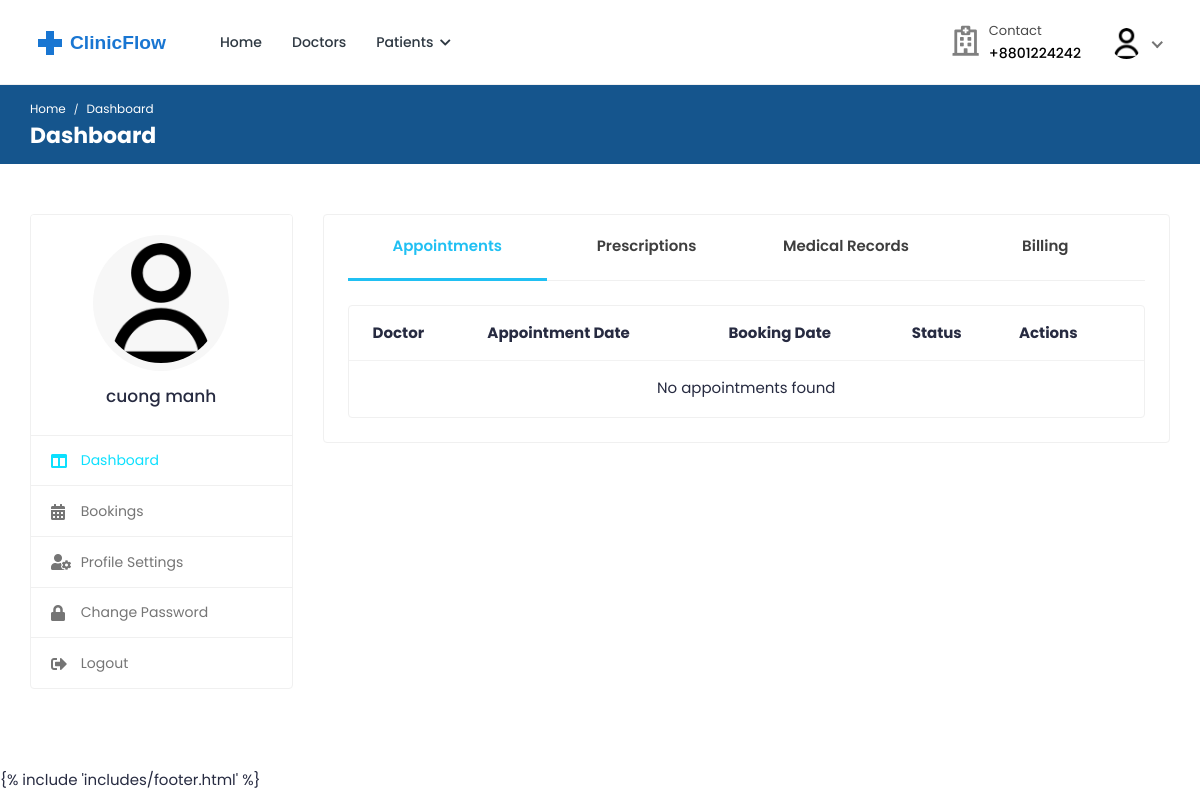
Page /patients/dashboard/ (signed in) on the earlier database version.
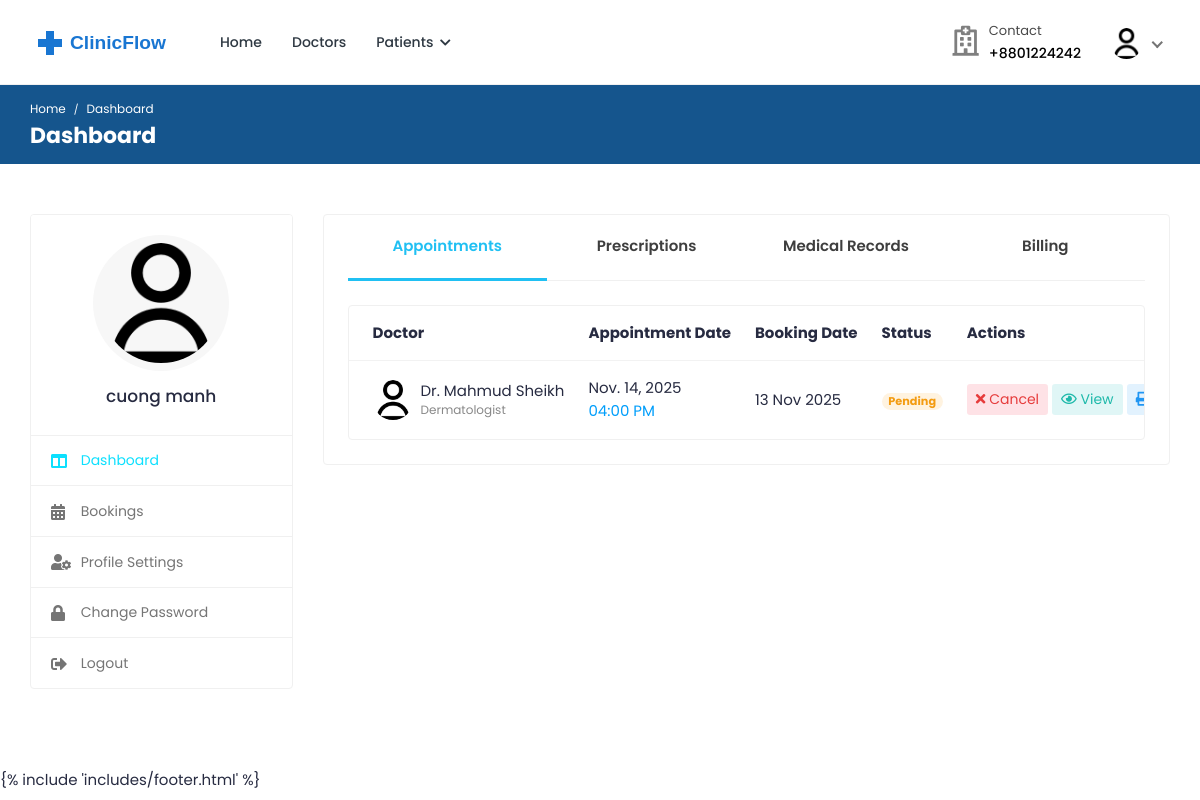
Same page on the later database version.
### bookings/models.py (models this page shows, shortened)
class Booking(models.Model):
    doctor = models.ForeignKey(
        settings.AUTH_USER_MODEL,
        on_delete=models.CASCADE,
        related_name="appointments",
        limit_choices_to={"role": "doctor"},
    )
    patient = models.ForeignKey(
        settings.AUTH_USER_MODEL,
        on_delete=models.CASCADE,
        related_name="patient_appointments",
        limit_choices_to={"role": "patient"},
    )
    appointment_date = models.DateField()
    appointment_time = models.TimeField()
    booking_date = models.DateTimeField(auto_now_add=True)
    status = models.CharField(
        max_length=20,
        choices=[
            ("pending", "Pending"),
            ("confirmed", "Confirmed"),
            ("completed", "Completed"),
            ("cancelled", "Cancelled"),
            ("no_show", "No Show"),
        ],
        default="pending",
    )
    class Meta:
        ordering = ["-appointment_date", "-appointment_time"]
        unique_together = ["doctor", "appointment_date", "appointment_time"]

### accounts/models.py (models this page shows, shortened)
class Profile(models.Model):
    user = models.OneToOneField(
        User, on_delete=models.CASCADE, related_name="profile"
    )
    avatar = models.ImageField(
        default="defaults/user.png", upload_to=profile_photo_directory_path
    )
    phone = models.CharField(max_length=20, blank=True, null=True)
    dob = models.DateField(blank=True, null=True)
    about = models.TextField(blank=True, null=True)
    specialization = models.CharField(max_length=255, blank=True, null=True)
    gender = models.CharField(
        max_length=10,
        choices=[("male", "Male"), ("female", "Female"), ("other", "Other")],
        blank=True,
    )
    address = models.TextField(blank=True, null=True)
    city = models.CharField(max_length=100, blank=True)
    state = models.CharField(max_length=100, blank=True)
    postal_code = models.CharField(max_length=20, blank=True)
    country = models.CharField(max_length=100, blank=True)
    price_per_consultation = models.DecimalField(
        max_digits=10, decimal_places=2, null=True, blank=True
    )
    is_available = models.BooleanField(default=True)
    blood_group = models.CharField(
        max_length=5,
        choices=[
            ("A+", "A+"),
            ("A-", "A-"),
            ("B+", "B+"),
            ("B-", "B-"),
            ("O+", "O+"),
            ("O-", "O-"),
            ("AB+", "AB+"),
            ("AB-", "AB-"),
        ],
        blank=True,
        null=True,
    )
    allergies = models.TextField(blank=True, null=True)
    medical_conditions = models.TextField(blank=True, null=True)
    @property
    def image(self):
        return (
            self.avatar.url
            if self.avatar.storage.exists(self.avatar.name)
            else "{}defaults/user.png".format(settings.MEDIA_URL)
        )

class User(AbstractUser):
    class RoleChoices(models.TextChoices):
        DOCTOR = "doctor", "Doctor"
        PATIENT = "patient", "Patient"
    username = models.CharField(max_length=30, unique=True)
    role = models.CharField(
        choices=RoleChoices.choices,
        max_length=20,
        default="patient",
        error_messages={"required": "Role must be provided"},
    )
    email = models.EmailField(
        blank=True,
        error_messages={
            "unique": "A user with that email already exists.",
        },
    )
    first_name = models.CharField(max_length=150, blank=True)
    last_name = models.CharField(max_length=150, blank=True)
    registration_number = models.IntegerField(null=True, blank=True)
    USERNAME_FIELD = "username"
    REQUIRED_FIELDS = []
    objects = CustomUserManager()
    def get_full_name(self):
        full_name = "%s %s" % (self.first_name, self.last_name)
        return full_name.strip() or self.username

### patients/views.py (the view)
# urls.py: path("dashboard/", PatientDashboardView.as_view(), name="dashboard"),
class PatientDashboardView(PatientRequiredMixin, TemplateView):
    template_name = "patients/dashboard.html"
    def get_context_data(self, **kwargs):
        context = super().get_context_data(**kwargs)
        context["appointments"] = (
            Booking.objects.select_related("doctor", "doctor__profile")
            .filter(patient=self.request.user)
            .order_by("-appointment_date", "-appointment_time")
        )
        return context

### accounts/managers.py (called while the page is built)
    def get(self, *args, **kwargs):
        return super().select_related("profile").get(*args, **kwargs)

### mixins/custom_mixins.py (called while the page is built)
    def dispatch(self, request, *args, **kwargs):
        if not request.user.is_authenticated:
            return super().dispatch(request, *args, **kwargs)
        if request.user.role != "patient":
            return self.handle_no_permission()
        return super().dispatch(request, *args, **kwargs)

### templates/patients/dashboard.html (shortened to what the changed rows need)
{% extends 'includes/patient-sidebar.html' %}
{% block page_name2 %}Dashboard{% endblock %}
{% block main %}
    <div class="card">
        <div class="card-body pt-0">
            <div class="tab-content pt-0">
                <div id="pat_appointments" class="tab-pane fade show active">
                    <div class="card card-table mb-0">
                        <div class="card-body">
                            <div class="table-responsive">
                                <table class="table table-hover table-center mb-0">
                                    <thead>
                                    <tr>
                                        <th>Doctor</th>
                                            <th>Appointment Date</th>
                                        <th>Booking Date</th>
                                        <th>Status</th>
                                            <th>Actions</th>
                                    </tr>
                                    </thead>
                                    <tbody>
                                        {% for appointment in appointments %}
                                    <tr>
                                        <td>
                                            <h2 class="table-avatar">
                                                    <a href="{% url 'doctors:doctor-profile' appointment.doctor.username %}" class="avatar avatar-sm mr-2">
                                                        <img class="avatar-img rounded-circle" src="{{ appointment.doctor.profile.image }}" alt="Doctor Image">
                                                    </a>
                                                    <a href="{% url 'doctors:doctor-profile' appointment.doctor.username %}">
                                                        Dr. {{ appointment.doctor.get_full_name }}
                                                        {% if appointment.doctor.profile.specialization %}
                                                            <span>{{ appointment.doctor.profile.specialization }}</span>
                                                        {% endif %}
                                                    </a>
                                            </h2>
                                        </td>
                                            <td>
                                                {{ appointment.appointment_date }}
                                                <span class="d-block text-info">
                                                    {{ appointment.appointment_time|time:"h:i A" }}
                                                </span>
                                            </td>
                                            <td>{{ appointment.booking_date|date:"d M Y" }}</td>
                                            <td>
                                                <span class="badge badge-pill
                                                    {% if appointment.status == 'pending' %}bg-warning-light{% endif %}
                                                    {% if appointment.status == 'completed' %}bg-info-light{% endif %}">
                                                    {{ appointment.status|title }}
                                                </span>
                                            </td>
                                            <td>
                                            <div class="table-action">
                                                    {% if appointment.status == 'pending' or appointment.status == 'confirmed' %}
                                                        <form method="post" action="{% url 'patients:appointment-cancel' appointment.pk %}" style="display: inline;">
                                                            <button type="submit" class="btn btn-sm bg-danger-light" onclick="return confirm('Are you sure you want to cancel this appointment?')">
                                                                <i class="fas fa-times"></i> Cancel
                                                            </button>
                                                        </form>
                                                    {% endif %}
                                                    <a href="{% url 'patients:appointment-detail' appointment.pk %}" class="btn btn-sm bg-info-light">
                                                        <i class="far fa-eye"></i> View
                                                    </a>
                                                    <a href="{% url 'patients:appointment-print' appointment.pk %}" target="_blank" class="btn btn-sm bg-primary-light">
                                                    <i class="fas fa-print"></i> Print
                                                </a>
                                            </div>
                                        </td>
                                    </tr>
                                        {% empty %}
                                        <tr>
                                            <td colspan="5" class="text-center">No appointments found</td>
                                        </tr>
                                        {% endfor %}
                                    </tbody>
                                </table>
                            </div>
                        </div>
                    </div>
                </div>
            </div>
        </div>
    </div>
{% endblock %}

Differences in the rows shown:
added Booking: doctor.profile.image (placeholder picture), doctor.get_full_name "Mahmud Sheikh", doctor.profile.specialization "Dermatologist", appointment_date "Nov. 14, 2025", appointment_time "04:00 PM", booking_date "13 Nov 2025", status "Pending", shows "Cancel"
Other differences:
text no longer shown: "No appointments found"
